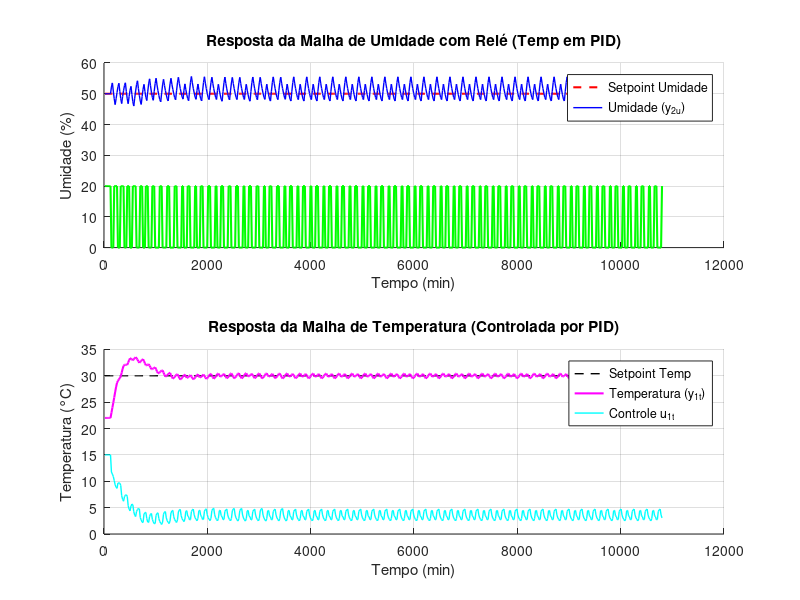
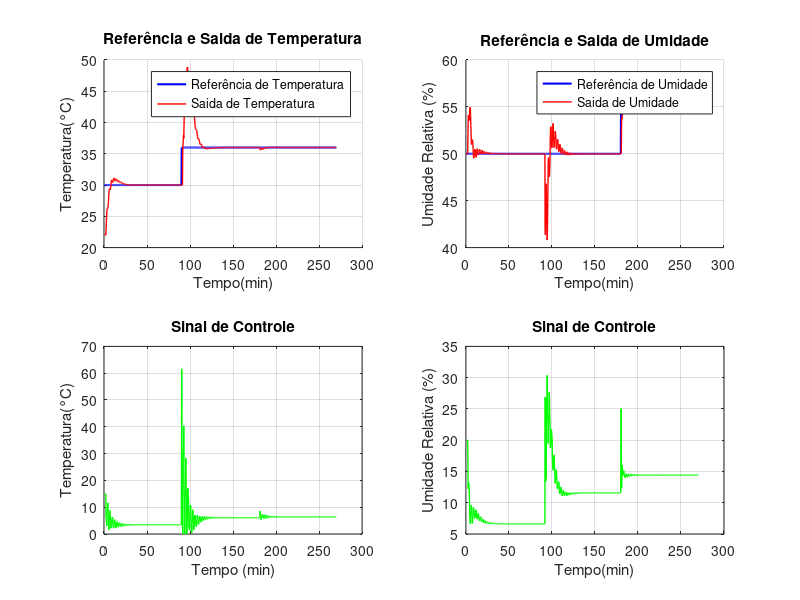

MATLAB code for these plots, in order:
%% ----- SCRIPT - ITEM B - CTRLLER PID MÉTODO SEQUENCIAL DESCENTRALIZADO ----- 
%--------------------------------------------------------------------------
% Parte 2 - Identificação da malha de umidade com relé (Malha de Temp em PID)
clear all; close all; clc;

qtde_amostras = 600;  % Aumentei para garantir a estabilização e várias oscilações
T_amost = 18;

% Parâmetros do relé
d = 10;          % Amplitude do relé. Tente reduzir para 10 ou 5 se não oscilar.
eps = 1;        % Pequena histerese (Aumentei um pouco para estabilidade)

% Condições iniciais do processo
y_1mft_inicial = 22; % Temperatura inicial (Offset)
y_2mfu_inicial = 50; % Umidade inicial (Offset)

% Parâmetros do Controlador PID da Malha 1 (Temperatura)
Kp1 =0.9126;
Ki1 =0.0040;
Kd1 =52.4697;
% Parâmetros do algoritmo discreto do PID
g0_1 = Kp1 + Kd1/T_amost + (T_amost * Ki1);
g1_1 = -Kp1 - 2 * (Kd1 / T_amost);
g2_1 = Kd1 / T_amost;

% Inicializações
u_1t = zeros(1, qtde_amostras);
u_2u = zeros(1, qtde_amostras);
y_11t = zeros(1, qtde_amostras);
y_12u = zeros(1, qtde_amostras);
y_21t = zeros(1, qtde_amostras);
y_22u = zeros(1, qtde_amostras);
y_1t = zeros(1, qtde_amostras);
y_2u = zeros(1, qtde_amostras);
erro1 = zeros(1, qtde_amostras);
erro2 = zeros(1, qtde_amostras);
tempo = zeros(1, qtde_amostras);

% Referências - Ponto de Projeto
r_1t = 30 * ones(1, qtde_amostras);  % Setpoint de Temperatura (Controlada por PID)
r_2u = 50 * ones(1, qtde_amostras);  % Setpoint de Umidade (Identificada por Relé)

% Parâmetro de polarização (Bias) para o relé de Umidade
% Como r_2u é 50, o bias deve ser o valor de controle u_2u que mantém 50%.
uu_medio = 10; 
ut_medio = 15;
% Inicialização
for k = 1:7
    tempo(k) = k*T_amost;
    % Inicializa sinais de controle nos valores de regime (Bias)
    u_1t(k) = ut_medio;
    u_2u(k) = uu_medio+d; 
    
    y_1t(k) = y_1mft_inicial;
    y_2u(k) = y_2mfu_inicial;
    erro1(k) = r_1t(k) - y_1t(k);
    erro2(k) = r_2u(k) - y_2u(k);
end

% LOOP PRINCIPAL CORRIGIDO - Malha 1 (Temp) em PID, Malha 2 (Umid) em Relé
for k = 8:qtde_amostras
    % Modelo do processo
    y_11t(k) = 0.9678 * y_11t(k-1) + 0.08796 * u_1t(k-4) + 0.00509 * u_1t(k-5);
    y_12u(k) = 0.9331 * y_12u(k-1) - 0.003556 * u_2u(k-3) - 0.01718 * u_2u(k-4);
    y_21t(k) = 0.9676 * y_21t(k-1) - 0.1294 * u_1t(k-6) - 0.007485 * u_1t(k-7);
    y_22u(k) = 0.9048 * y_22u(k-1) + 0.02455 * u_2u(k-1) + 0.1869 * u_2u(k-2);
    
    % Saídas do processo
    y_1t(k) = y_11t(k) + y_12u(k) + y_1mft_inicial;
    y_2u(k) = y_21t(k) + y_22u(k) + y_2mfu_inicial;
    
    % Erro da malha de temperatura (controlada por PID)
    erro1(k) = r_1t(k) - y_1t(k);
    
    % Controlador PID da malha de temperatura
    u_1t(k) = u_1t(k-1) + g0_1 * erro1(k) + g1_1 * erro1(k-1) + g2_1 * erro1(k-2);
    
    % Saturação/Anti-windup (CRUCIAL) - Assume limites de 0 a 100
    if u_1t(k) > 100
        u_1t(k) = 100;
    elseif u_1t(k) < 0
        u_1t(k) = 0;
    end
    
    % Erro da malha de umidade (com relé)
    erro2(k) = r_2u(k) - y_2u(k);
    
    % Lógica do relé CORRIGIDA para umidade (Comuta em torno de Bias_u2)
    if erro2(k) > eps
        u_2u(k) = uu_medio + d;  % Comuta para +d
    elseif erro2(k) < -eps
        u_2u(k) = uu_medio - d;  % Comuta para -d
    else
        u_2u(k) = u_2u(k-1);  % Mantém último valor (histerese)
    end

    % Saturação do relé (CRUCIAL) - Assume limites de 0 a 100
    if u_2u(k) > 100
        u_2u(k) = 100;
    elseif u_2u(k) < 0
        u_2u(k) = 0;
    end
    
    tempo(k) = (k) * T_amost;
end

%% PLOTAGEM DE GRÁFICOS PARA ANÁLISE DA OSCILAÇÃO
figure(1)
subplot(2,1,1)
hold on
plot(tempo, r_2u, 'r--', 'LineWidth', 1.5);
plot(tempo, y_2u, 'b-', 'LineWidth', 1);
plot(tempo, u_2u, 'g', 'LineWidth', 1.5);
ylabel('Umidade (%)');
xlabel('Tempo (min)');
title('Resposta da Malha de Umidade com Relé (Temp em PID)');
legend('Setpoint Umidade', 'Umidade (y_{2u})', 'Location', 'best');
grid on
hold off

subplot(2,1,2)
hold on
plot(tempo, r_1t, 'k--', 'LineWidth', 1);
plot(tempo, y_1t, 'm-', 'LineWidth', 1.5);
plot(tempo, u_1t, 'c-', 'LineWidth', 1);
ylabel('Temperatura (°C)');
xlabel('Tempo (min)');
title('Resposta da Malha de Temperatura (Controlada por PID)');
legend('Setpoint Temp', 'Temperatura (y_{1t})', 'Controle u_{1t}', 'Location', 'best');
grid on
hold off

% ANÁLISE: Se não houver oscilação em y_2u, reduza o 'd' do relé.
fprintf('Análise da Oscilação (Malha de Umidade):\n');
fprintf('Amplitude do relé (d): %.2f\n', d);
fprintf('Setpoint de umidade: %.2f%%\n', r_2u(1));

% %%
%------------------------------------------------------------------------
% Sintonia de Controladores PID pelo Método de Astrom
%------------------------------------------------------------------------
a = 3.6991;
Tu = 126;
omega = (2*pi)/(Tu);
%Calculo de r_a, r_b, phi_a e phi_b
Gw_real = -(pi*sqrt(a^2 - eps^2)) / (4*d);
Gw_imag = -(pi*eps) / (4*d);
r_a = abs(Gw_real - j*Gw_imag);
phi_a = atan(eps / sqrt(a^2 - eps^2));

%a relacoa entre ra e rb => dependendo a razao entre os dois altera-se a
%dinamica apresentada na saida, en torno de 4 a saída tornava-se instavel
phi_b = pi * 60/ 180;
r_b = 1.5*r_a;

Kp1 =1.6560;
Ki1 =0.0048;
Kd1 =143.0747;
% Parâmetros do algoritmo discreto do PID
g0_1 = Kp1 + Kd1/T_amost + (T_amost * Ki1);
g1_1 = -Kp1 - 2 * (Kd1 / T_amost);
g2_1 = Kd1 / T_amost;

%Calculos dos parametros do controlador PID da malha 2
Kp2 = r_b * cos(phi_b - phi_a) / r_a
aux1 = tan(phi_b - phi_a);
aux2 = sqrt(4*0.25 + aux1^2);
aux3 = aux1 + aux2;
Ti2= aux3 / (2 * omega * 0.25);
Td2 = 0.25 * Ti2;

Ki2 = Kp2 / Ti2
Kd2 = Kp2 * Td2

g0_2 = Kp2  + Kd2 / T_amost + (T_amost *Ki2);
g1_2 = -Kp2 - 2 * (Kd2 / T_amost);
g2_2 = Kd2/ T_amost;

qtde_amostras = 900;


%definindo patamares da entrada 1
r_1t(1:qtde_amostras / 3) = 30;
r_1t(qtde_amostras /3+1:2*qtde_amostras/3) = 36;
r_1t(2*qtde_amostras/3+1:qtde_amostras) = 36;
%definindo patamares da entrada 2
r_2u(1:qtde_amostras / 3) = 50;
r_2u(qtde_amostras /3+1:2*qtde_amostras/3) = 50;
r_2u(2*qtde_amostras/3+1:qtde_amostras) = 55;


% Loop de controle
for k = 8:qtde_amostras
    y_11t(k) = 0.9678 * y_11t(k-1) + 0.08796 * u_1t(k-4) + 0.00509 * u_1t(k-5);
    y_12u(k) = 0.9331 * y_12u(k-1) - 0.003556 * u_2u(k-3) - 0.01718 * u_2u(k-4);
    y_21t(k) = 0.9676 * y_21t(k-1) - 0.1294 * u_1t(k-6) - 0.007485 * u_1t(k-7);
    y_22u(k) = 0.9048 * y_22u(k-1) + 0.02455 * u_2u(k-1) + 0.1869 * u_2u(k-2);

    y_1t(k) = y_11t(k) + y_12u(k) + y_1mft_inicial;
    y_2u(k) = y_21t(k) + y_22u(k) + y_2mfu_inicial;
    erro1(k) = r_1t(k) - y_1t(k);
    erro2(k) = r_2u(k) - y_2u(k);
    % Controlador temperatura
    u_1t(k) = u_1t(k-1) + g0_1 * erro1(k) + g1_1 * erro1(k-1) + g2_1 * erro1(k-2);

    % Controlador umidade  
    u_2u(k) = u_2u(k-1) + g0_2 * erro2(k) + g1_2 * erro2(k-1) + g2_2 * erro2(k-2);
        %saturacao do controlador
    if u_1t(k) > 100
        u_1t(k) = 100;
    end
    if u_2u(k) > 100
        u_2u(k) = 100;
    end
    if u_1t(k) < 0
        u_1t(k) = 0;
    end
    if u_2u(k) < 0
        u_2u(k) = 0;
    end
    tempo(k) = k * T_amost;
end

%% PLOTAGEM DE GRÁFICOS
% Subplot para r_1, y_1 e u_1
figure(2);
subplot(2,2,1)
hold on
plot(tempo/60, r_1t, 'b', 'LineWidth', 1.5);
plot(tempo/60, y_1t, 'r', 'LineWidth', 1);
ylabel('Temperatura(°C)');
xlabel('Tempo(min)');
title('Referência e Saida de Temperatura');
legend('Referência de Temperatura', 'Saida de Temperatura');
hold off
grid on


subplot(2,2,3)
plot(tempo/60, u_1t, 'g', 'LineWidth', 1);
xlabel('Tempo (min)');
ylabel('Temperatura(°C)');
title('Sinal de Controle')
grid on

subplot(2,2,2)
hold on
plot(tempo/60, r_2u, 'b', 'LineWidth', 1.5);
plot(tempo/60, y_2u, 'r', 'LineWidth', 1);
ylabel('Umidade Relativa (%)');
xlabel('Tempo(min)');
title('Referência e Saida de Umidade');
legend('Referência de Umidade', 'Saida de Umidade');
hold off
grid on

subplot(2,2,4)
plot(tempo/60, u_2u, 'g', 'LineWidth', 1);
xlabel('Tempo(min)')
ylabel('Umidade Relativa (%)')
title('Sinal de Controle')
grid on
